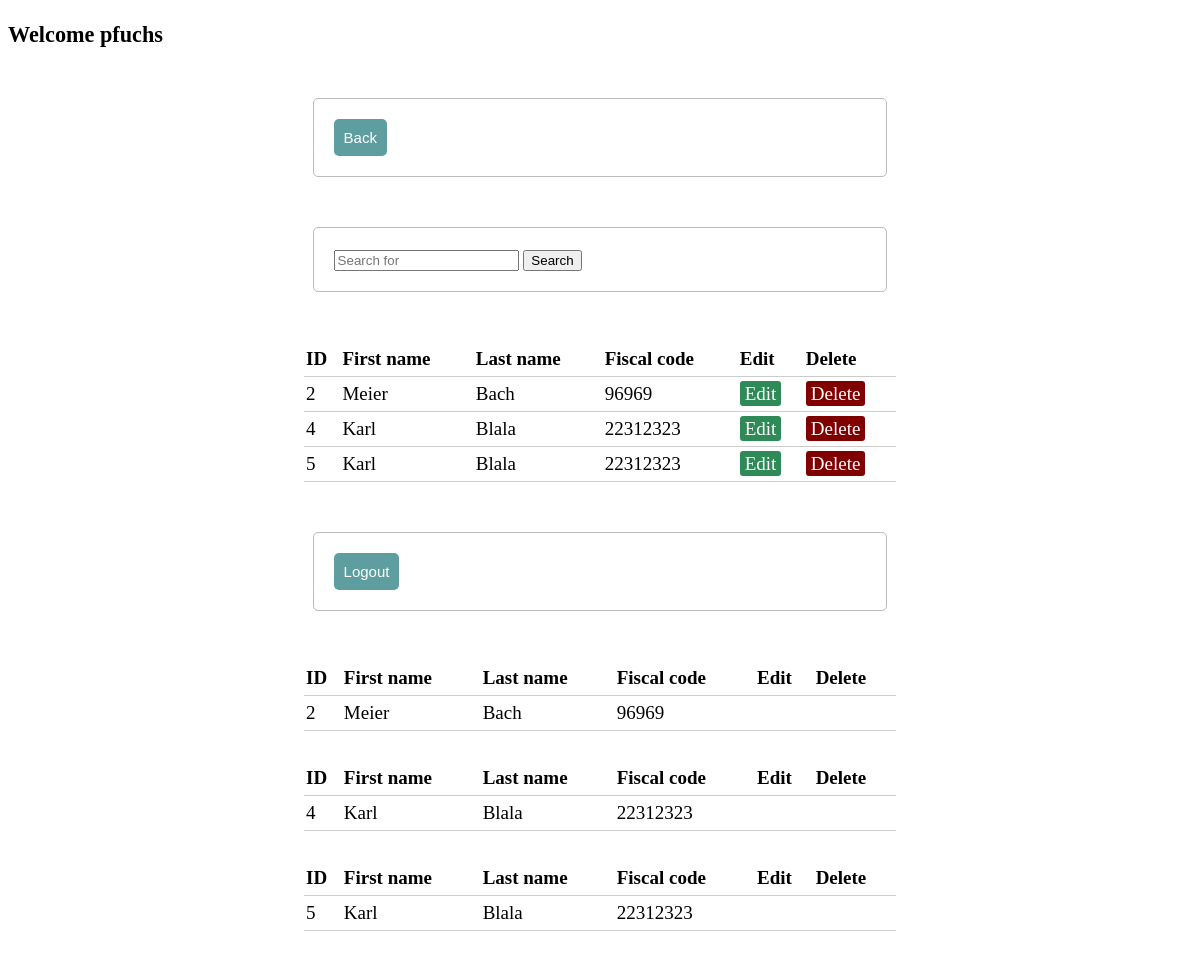
Page /server/patientlist.php (signed in) on the committed database.
### tables this page shows
CREATE TABLE `patients` (
  `id` int(11) NOT NULL,
  `first_name` varchar(25) NOT NULL,
  `last_name` varchar(25) NOT NULL,
  `fiscal_code` varchar(30) NOT NULL,
  `email` varchar(30) NOT NULL
);

### server/server.php (called while the page is built, shortened)
<?php
require_once("./includes/config.inc.php");
$results = mysqli_query($db, "SELECT * FROM patients");
?>

### server/patientlist.php (the view, shortened to what this page needs)
<?php include('server.php');
?>
<!DOCTYPE html>
<html>
    <head>
        <link rel="stylesheet" type="text/css" href="style.css">
    </head>
    <body>
        <h3>Welcome <?php echo $_SESSION['username']; ?></h3>
        <form action="dashboard.php" method="post">
        <button type="submit" name="back" class="btn">Back</button>
        </form>
        <form method="GET">
            <input type="text" placeholder="Search for" name="query">
            <input type="submit" value="Search">
        </form>
        <table>
        <thead>
            <tr>
                <th>ID</th>
                <th>First name</th>
                <th>Last name</th>
                <th>Fiscal code</th>
                <th>Edit</th>
                <th>Delete</th>
            </tr>
        </thead>
            <?php while ($row = mysqli_fetch_array($results)){?>
                <tr>
                    <td><?php echo $row['id']?></td>
                    <td><?php echo $row['first_name']?></td>
                    <td><?php echo $row['last_name']?></td>
                    <td><?php echo $row['fiscal_code']?></td>
                    <td>
                        <a class ="edit_btn" href="add.php?edit=<?php echo $row['id']; ?>">Edit</a>
                    </td>
                    <td>
                        <a class="del_btn" href="server.php?del=<?php echo $row['id']; ?>">Delete</a>
                    </td>
                </tr>
            <?php }?>
        </table>
        <form action="logout.php" method="post">
        <button type="submit" name="logout" class="btn">Logout</button>
        </form>
    </body>
</html>
<?php
    $query = $_GET['query'];
        $query = htmlspecialchars($query);
        $query = mysqli_real_escape_string($db, $query);
        $raw_results = mysqli_query($db, "SELECT * FROM patients
            WHERE (`first_name` LIKE '%".$query."%') OR (`last_name` LIKE '%".$query."%')OR (`fiscal_code` LIKE '%".$query."%')");
        if(mysqli_num_rows($raw_results) > 0){
            while($results = mysqli_fetch_array($raw_results)){
                echo"<table>
        <thead>
            <tr>
                <th>ID</th>
                <th>First name</th>
                <th>Last name</th>
                <th>Fiscal code</th>
                <th>Edit</th>
                <th>Delete</th>
            </tr>
        </thead><tr>
                    <td>".$results['id']."</td><td>".$results['first_name']."</td>
                    <td>".$results['last_name']."</td>
                    <td>".$results['fiscal_code']."</td>";
            }
        }
        else{
            echo "No results";
        }
?>

### server/style.css (style rules this page uses)
body { font-size: 19px; }
table { width: 50%; margin: 30px auto; border-collapse: collapse; text-align: left; }
tr { border-bottom: 1px solid #cbcbcb; }
th,td { border: none; height: 30px; padding: 2px; }
form { width: 45%; margin: 50px auto; text-align: left; padding: 20px; border: 1px solid #bbbbbb; border-radius: 5px; }
.edit_btn { text-decoration: none; padding: 2px 5px; background: #2E8B57; color: white; border-radius: 3px; }
.del_btn { text-decoration: none; padding: 2px 5px; color: white; border-radius: 3px; background: #800000; }
.btn { padding: 10px; font-size: 15px; color: white; background: #5F9EA0; border: none; border-radius: 5px; }

### rows in the picture
patients: id "2", first_name "Meier", last_name "Bach", fiscal_code "96969"
patients: id "4", first_name "Karl", last_name "Blala", fiscal_code "22312323"
patients: id "5", first_name "Karl", last_name "Blala", fiscal_code "22312323"

### other values in the picture
$_SESSION['username'] "pfuchs"
